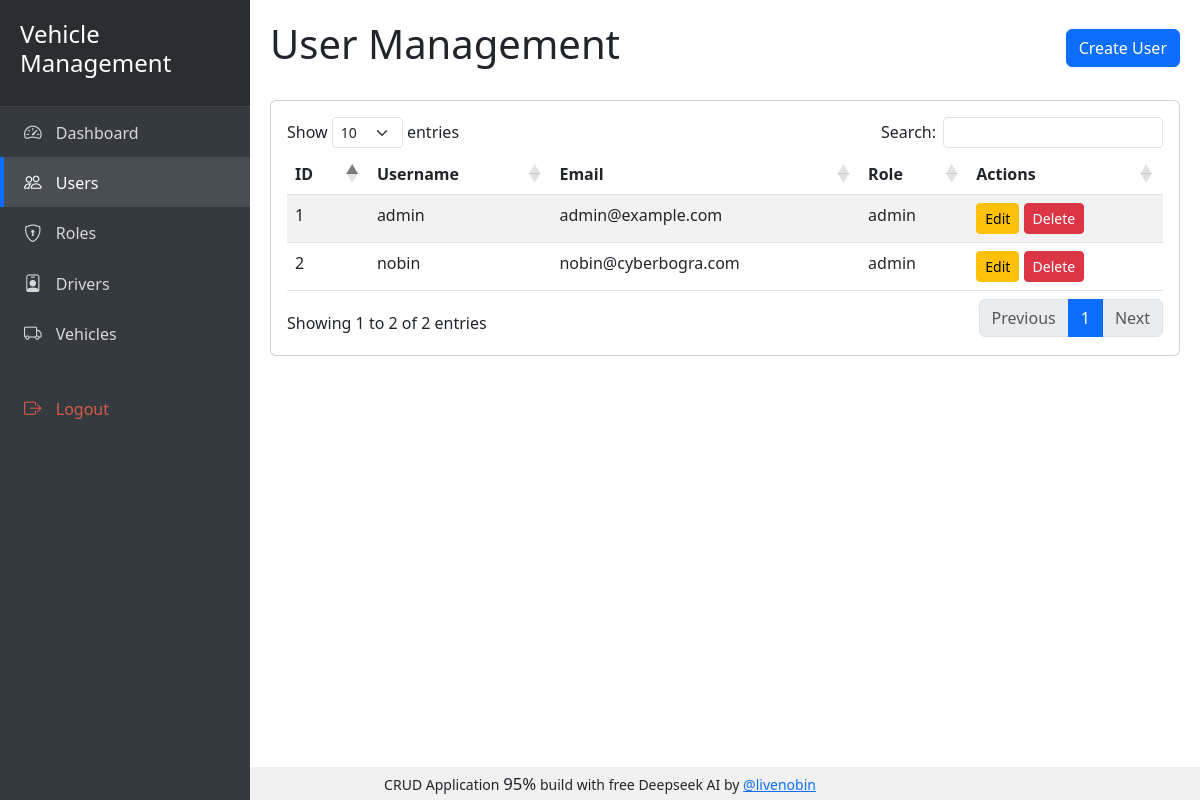
Screenshot of /index.php/users (signed in) with the database file from the repository.
### tables this page shows
CREATE TABLE `users` (
  `id` int(11) NOT NULL AUTO_INCREMENT,
  `username` varchar(50) NOT NULL,
  `password` varchar(255) NOT NULL,
  `email` varchar(100) NOT NULL,
  `role_id` int(11) NOT NULL,
  `created_at` datetime NOT NULL DEFAULT current_timestamp(),
  `updated_at` datetime NOT NULL DEFAULT current_timestamp() ON UPDATE current_timestamp(),
  PRIMARY KEY (`id`),
  UNIQUE KEY `username` (`username`),
  UNIQUE KEY `email` (`email`)
);

CREATE TABLE `roles` (
  `id` int(11) NOT NULL AUTO_INCREMENT,
  `name` varchar(50) NOT NULL,
  `description` varchar(255) DEFAULT NULL,
  PRIMARY KEY (`id`),
  UNIQUE KEY `name` (`name`)
);

### application/core/MY_Controller.php (called while the page is built, shortened)
<?php
class MY_Controller extends CI_Controller {
    public function __construct()
    {
        $this->load->model('Role_model');
        $this->load->model('Permission_model');
    }
    protected function render($view, $data = array()) {
            $data['user_role'] = $this->session->userdata('role');
			$data['user_permissions'] = $this->session->userdata('permissions') ?: array();
			$this->load->view('templates/header', $data);
			$this->load->view($view, $data);
			$this->load->view('templates/footer');
    }
}

### application/controllers/Users.php (called while the page is built, shortened)
<?php
class Users extends MY_Controller {
    public function index() {
        $data['users'] = $this->User_model->get_users();
        $data['title'] = 'User Management';
        $data['roles'] = $this->role_model->get_roles();
        $this->render('users/index', $data);
    }
}

### index.php (called while the page is built, shortened)
<?php
require_once BASEPATH.'core/CodeIgniter.php';

### application/models/User_model.php (called while the page is built, shortened)
<?php
class User_model extends CI_Model {
    public function get_users() {
        $this->db->select('users.*, roles.name as role_name');
        $this->db->from('users');
        $this->db->join('roles', 'roles.id = users.role_id');
        return $this->db->get()->result();
    }
}

### application/views/users/index.php (the view)
<div class="d-flex justify-content-between align-items-center mb-4">
    <h1 class="">User Management</h1>
    <?php if(in_array('create_users', $user_permissions)): ?>
    <a href="<?php echo base_url('users/create'); ?>" class="btn btn-primary">Create User</a>
    <?php endif; ?>
</div>
<div class="card">
    <div class="card-body">
        <table class="table table-striped table-hover table-responsive">
            <thead>
                <tr>
                    <th>ID</th>
                    <th>Username</th>
                    <th>Email</th>
                    <th>Role</th>
                    <th>Actions</th>
                </tr>
            </thead>
            <tbody>
                <?php foreach($users as $user): ?>
                <tr>
                    <td><?php echo $user->id; ?></td>
                    <td><?php echo $user->username; ?></td>
                    <td><?php echo $user->email; ?></td>
                    <td><?php echo $user->role_name; ?></td>
                    <td>
                        <?php if(in_array('edit_users', $user_permissions)): ?>
                        <a href="<?php echo base_url('users/edit/'.$user->id); ?>" class="btn btn-sm btn-warning">Edit</a>
                        <?php endif; ?>
                        <?php if(in_array('delete_users', $user_permissions)): ?>
                        <a href="<?php echo base_url('users/delete/'.$user->id); ?>" class="btn btn-sm btn-danger delete-btn">Delete</a>
                        <?php endif; ?>
                    </td>
                </tr>
                <?php endforeach; ?>
            </tbody>
        </table>
    </div>
</div>

### rows the page displays
users: id "1", username "admin", email "admin@example.com", role.name "admin"
users: id "2", username "nobin", email "nobin@cyberbogra.com", role.name "admin"
